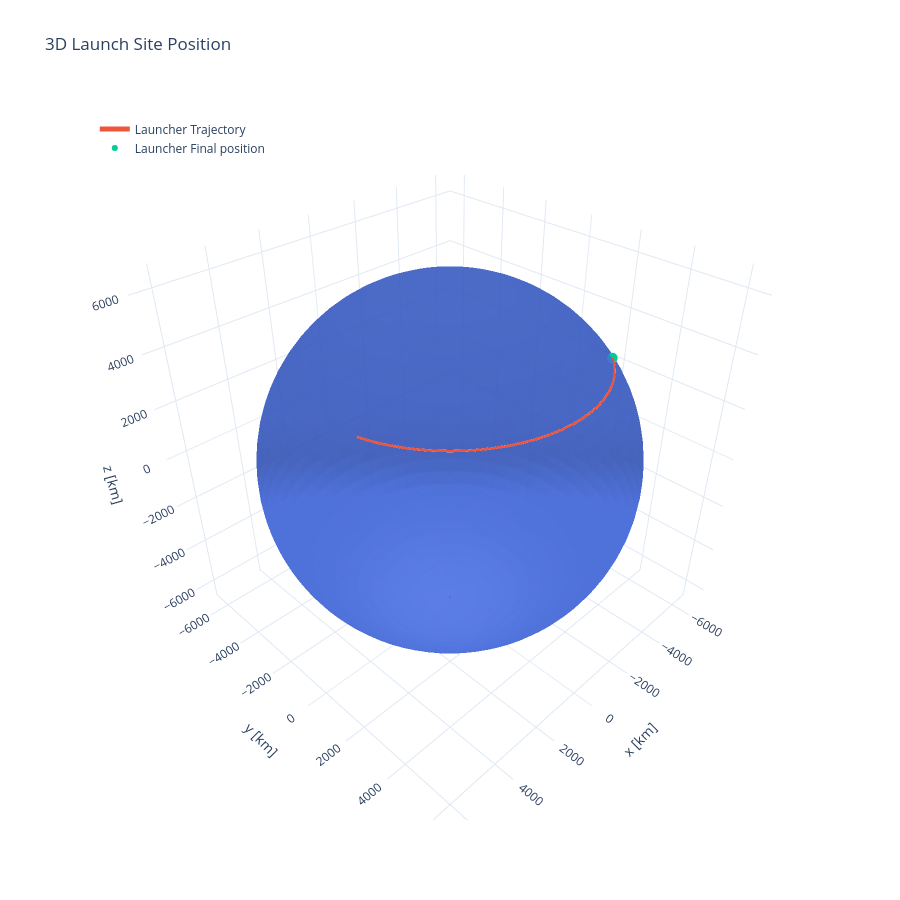

The code cell stored with this chart in its notebook:
### Code cell
plot_3d(t_total_utc, launch_r_eci, "Launcher", title="3D Launch Site Position")

### Figure 1 — Plotly figure (JSON) as saved in the notebook; plotly's stock layout.template omitted (floating-point values rounded to 4 significant figures; data arrays with more than 128 entries replaced by an {"elided": "..."} marker saying what was removed)
{"data": [{"colorscale": [[0, "royalblue"], [1, "royalblue"]], "name": "Earth", "opacity": 0.7, "showscale": false, "type": "surface", "x": {"elided": "80x40 float values"}, "y": {"elided": "80x40 float values"}, "z": {"elided": "80x40 float values"}}, {"line": {"width": 5}, "mode": "lines", "name": "Launcher Trajectory", "type": "scatter3d", "x": {"elided": "1000 float values"}, "y": {"elided": "1000 float values"}, "z": {"elided": "1000 float values"}}, {"marker": {"size": 6}, "mode": "markers", "name": "Launcher Final position", "type": "scatter3d", "x": [-3617.0], "y": [3549.0], "z": [3873.0]}], "layout": {"height": 900, "legend": {"x": 0.02, "y": 0.98}, "scene": {"aspectmode": "data", "xaxis": {"title": {"text": "x [km]"}}, "yaxis": {"title": {"text": "y [km]"}}, "zaxis": {"title": {"text": "z [km]"}}}, "title": {"text": "3D Launch Site Position"}}}
